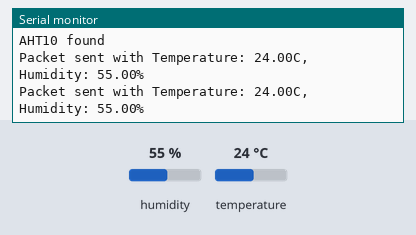
Recording of a sketch running on a simulated Arduino Uno, built for the host (arithmetic inside an expression is 32-bit, double 64-bit). Parts: the last lines printed to the serial monitor. Inputs (shaded band) come from the test bench; at power-on: humidity 55 %, temperature 24 °C. No radio packets arrive unless stated.

Above: at 6.0 s.
6.1 s: humidity set to 22 %
At 11.3 s:
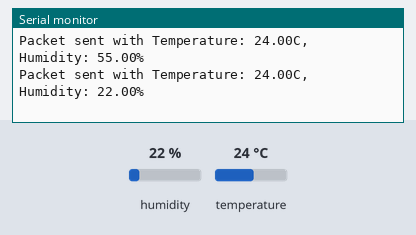
12.2 s: temperature set to 12 °C
At 16.7 s:
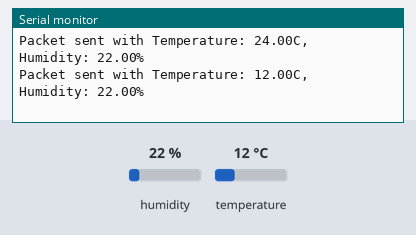
18.3 s: humidity set to 40 %
At 22.0 s:
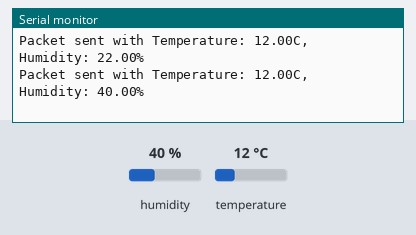
Timing chart, 0 to 23.5 s (numbered marks = the images above; inputs shaded):
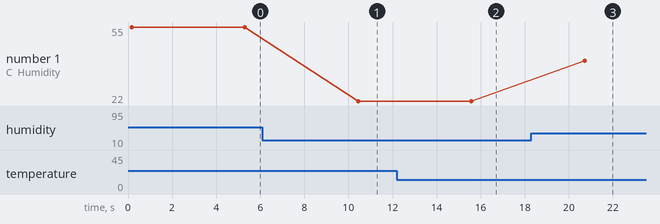

The sketch:

Mappi32_LoRa_Sender_AHT_Addr1.ino
```cpp
#include <SPI.h>
#include <LoRa.h>
#include <Adafruit_AHTX0.h>

#define ss 15
#define rst 0
#define dio0 27

// Address of this LoRa device
const int senderAddress = 0x01; // Sender's address
const int receiverAddress = 0x02; // Receiver's address

// Create the AHT10/AHT20 instance
Adafruit_AHTX0 aht;

void setup() {
  Serial.begin(115200);
  Serial.println("LoRa Sender with AHT10/AHT20");

  // Initialize LoRa
  SPI.begin(14, 12, 13, ss);
  LoRa.setPins(ss, rst, dio0);

  while (!LoRa.begin(433E6)) {
    Serial.println(".");
    delay(500);
  }
  LoRa.setSyncWord(0xF3);
  Serial.println("LoRa Initializing OK!");

  // Initialize AHT10 sensor
  if (!aht.begin()) {
    Serial.println("Could not find AHT10? Check wiring");
    while (1) delay(10);
  }
  Serial.println("AHT10 found");
}

void loop() {
  // Variables to store sensor data
  sensors_event_t humidity, temp;

  // Get temperature and humidity data
  aht.getEvent(&humidity, &temp);
  float temperature = temp.temperature;
  float relative_humidity = humidity.relative_humidity;

  // Start LoRa packet and send data with address
  LoRa.beginPacket();
  LoRa.write(senderAddress);  // Send sender's address
  LoRa.write(receiverAddress); // Send receiver's address

  // Send temperature and humidity data as strings
  LoRa.print("Temperature: " + String(temperature) + "C");
  LoRa.print(" Humidity: " + String(relative_humidity) + "%");
  LoRa.endPacket();

  Serial.println("Packet sent with Temperature: " + String(temperature) + "C, Humidity: " + String(relative_humidity) + "%");

  // Wait for a while before sending the next packet
  delay(5000); // Send data every 5 seconds
}
```

Measured:
- after the input at 6.1 s, the serial monitor: prints a new line after 4.3 s (image 1)
- after the input at 12.2 s, the serial monitor: prints a new line after 3.4 s (image 2)
- after the input at 18.3 s, the serial monitor: prints a new line after 2.4 s (image 3)
- plotted number 1: 55 → 22 after the input at 6.1 s, 22 → 40 after the input at 18.3 s
